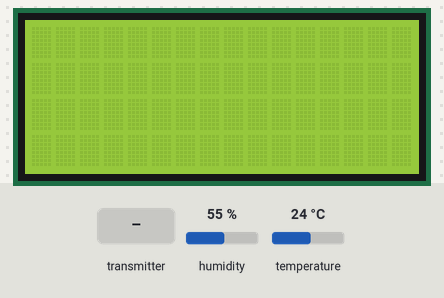
A sketch run on a simulated Arduino Uno, built with avr-gcc and run on an emulated ATmega328P. Parts: 16×4 character LCD. The inputs (shaded band) are chosen by the test bench; at power-on: humidity 55 %, temperature 24 °C. No radio packets arrive unless stated; what the sketch prints to the serial monitor is not drawn.

Above: at 3.2 s.
3.3 s: the transmitter starts sending h = 25
At 4.0 s:
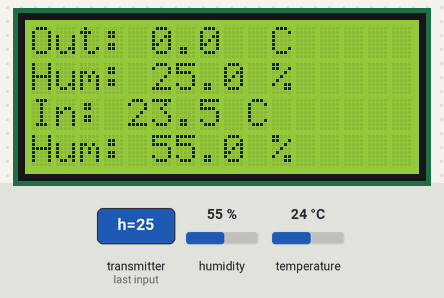
6.3 s: the transmitter starts sending t = 25
At 7.8 s:
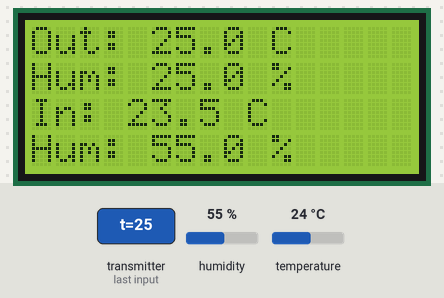
9.3 s: humidity set to 22 %
At 9.9 s:
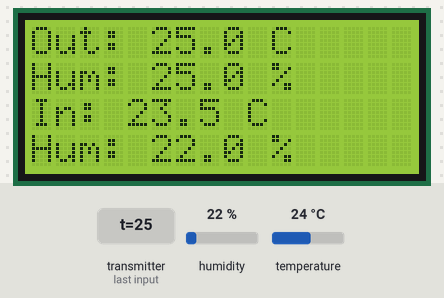
12.3 s: the transmitter starts sending h = 100
At 13.3 s:
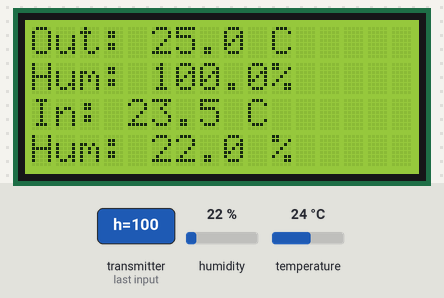
15.3 s: the transmitter starts sending t = 100
At 15.7 s:
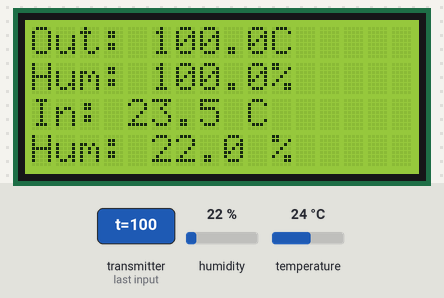
18.3 s: the transmitter starts sending h = 0
At 19.6 s:
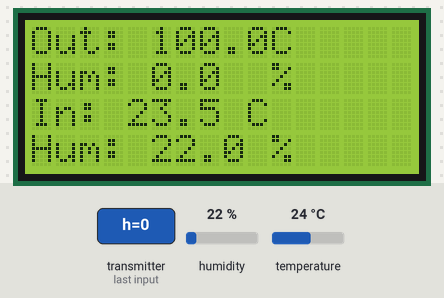
Timing chart, 0 to 21.3 s (numbered marks = the images above; inputs shaded):
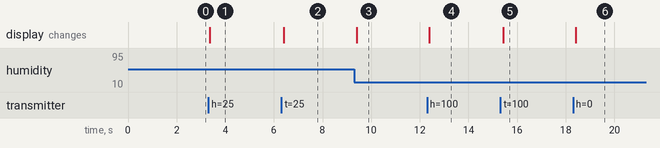

Measured:
- after the input at 3.3 s, the display: changes after 0.06 s (image 1)
- after the input at 6.3 s, the display: changes after 0.11 s (image 2)
- after the input at 9.3 s, the display: changes after 0.10 s (image 3)
- after the input at 12.3 s, the display: changes after 0.10 s (image 4)
- after the input at 15.3 s, the display: changes after 0.13 s (image 5)
- after the input at 18.3 s, the display: changes after 0.11 s (image 6)

The sketch:

wireless_Rx_local_16_4.ino
```cpp
// Rx
/* receive from NRF2401
 * measure local temperature
 * display remote and local temperature
 * WORK IN PROGRESS 20230430
 * lcd display libray is broken for 16*4
 * see https://forum.arduino.cc/t/solved-16x4-lcd-characters-in-row-3-4-are-moved-to-the-right/62808
 */
#include <SPI.h>
#include <Wire.h>
#include <LiquidCrystal_I2C.h>
#include <nRF24L01.h>
#include <RF24.h>
#include <RF24_config.h>

#include <Adafruit_Sensor.h>
#include <Adafruit_BME280.h>

Adafruit_BME280 bme; // I2C
float temp ;
float baro;
float hum;
unsigned long delayTime = 15000;
RF24 radio(9, 10); // CE, CSN
struct MyData {
  float h; float t;
};
MyData data;
LiquidCrystal_I2C lcd(0x27,16,4);  // set the LCD address to 0x27 for a 16 chars and 2 line display
float temp_out_adj = 0; // adjustment for outside temperture
float temp_in_adj = 0.5; // adjustment for inside temperture
const byte address[6] = "00001";

void setup() {
  Serial.begin(9600);
  bme.begin(0x76);
  radio.begin();
  radio.openReadingPipe(0, address);
  radio.setPALevel(RF24_PA_MIN);
  radio.startListening();
  lcd.init();
  lcd.backlight();
  delay(2000);
}
void loop() {
  if (radio.available()) {
    //char text[32] = "";
    //radio.read(&text, sizeof(text));
    temp = (bme.readTemperature() -temp_in_adj);
    hum = bme.readHumidity();
    Serial.println("pong ...");
    radio.read(&data, sizeof(MyData));
    Serial.print("Hm out= "); Serial.print(data.h); Serial.println(" %");
    Serial.print("Tp out= "); Serial.print(data.t); Serial.println(" °C");
    Serial.print("Tp in= "); Serial.print(temp); Serial.println(" °C");
    Serial.print("Hm in= "); Serial.print(hum); Serial.println(" %");
    lcd.clear();
    lcd.setCursor(0,0); lcd.print("Out:");
    lcd.setCursor(5,0); lcd.print(data.t - temp_out_adj,1);
    lcd.setCursor(10,0); lcd.print("C");
    lcd.setCursor(0,1); lcd.print("Hum:");
    lcd.setCursor(5,1); lcd.print(data.h,1);
    lcd.setCursor(10,1); lcd.print("%");
    // Inside data
    lcd.setCursor(16,0); lcd.print("In:");
    lcd.setCursor(20,0); lcd.print(temp, 1);
    lcd.setCursor(25,0); lcd.print("C");
    lcd.setCursor(16,1); lcd.print("Hum:");
    lcd.setCursor(21,1); lcd.print(hum, 1);
    lcd.setCursor(26,1); lcd.print("%");
    //lcd.setCursor(20,0); lcd.print(temp, 1);
    //lcd.setCursor(25,0); lcd.print("C");

  }
  //Serial.println();
  //lcd.setCursor(0,1);
  //lcd.print(temp);
  //delay(delaytime);
}
```
